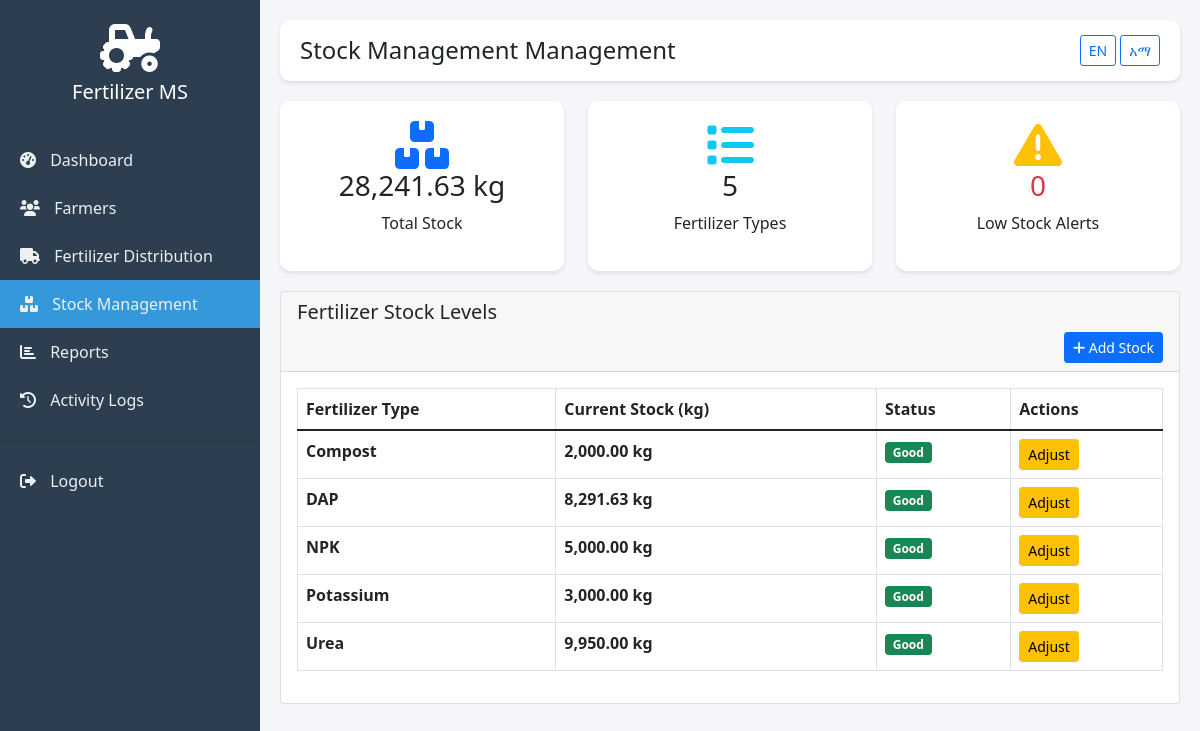
Page /admin/stock.php (signed in) on the earlier database version.
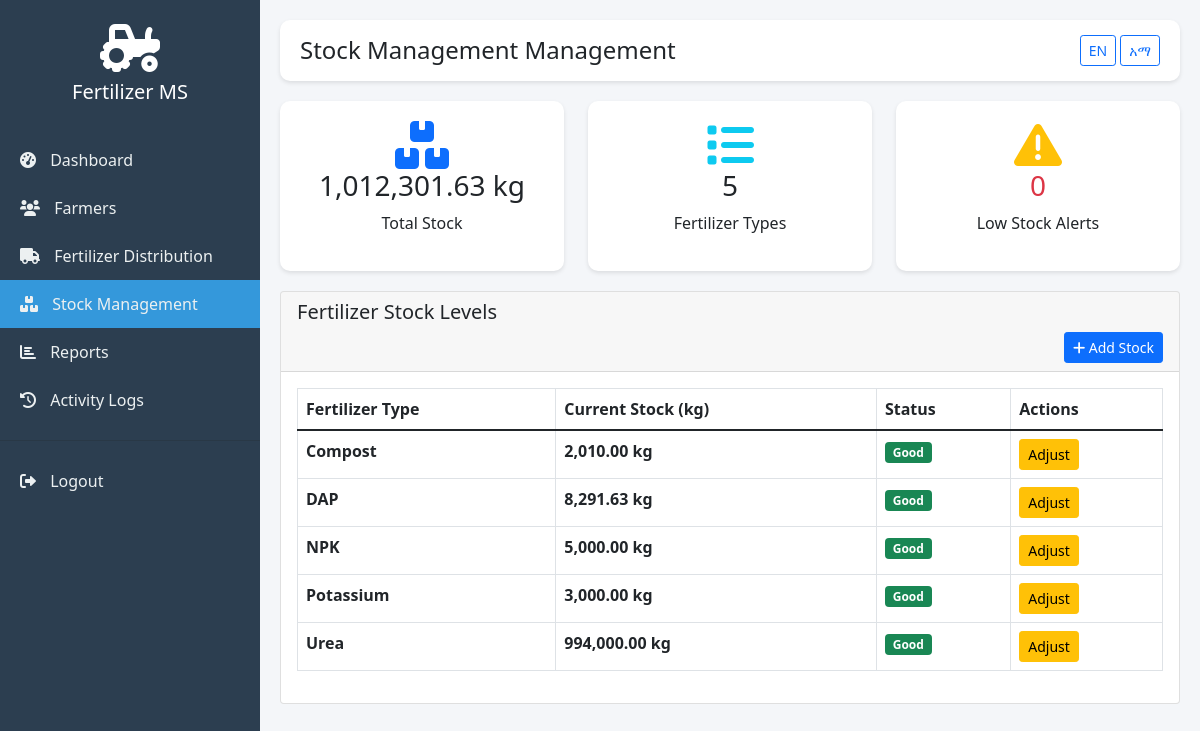
Same page on the later database version.
### tables this page shows
CREATE TABLE `stock` (
  `id` int(11) NOT NULL AUTO_INCREMENT,
  `fertilizer_type_id` int(11) NOT NULL,
  `quantity` decimal(10,2) NOT NULL DEFAULT 0.00,
  `last_updated` timestamp NOT NULL DEFAULT current_timestamp() ON UPDATE current_timestamp(),
  PRIMARY KEY (`id`),
  UNIQUE KEY `fertilizer_type_id` (`fertilizer_type_id`),
  CONSTRAINT `stock_ibfk_1` FOREIGN KEY (`fertilizer_type_id`) REFERENCES `fertilizer_types` (`id`) ON DELETE CASCADE
);

CREATE TABLE `fertilizer_types` (
  `id` int(11) NOT NULL AUTO_INCREMENT,
  `name` varchar(100) NOT NULL,
  `description` text DEFAULT NULL,
  `unit` varchar(20) DEFAULT 'kg',
  PRIMARY KEY (`id`)
);

### config/language.php (called while the page is built, shortened)
<?php
function getCurrentLanguage() {
    return $_SESSION['language'] ?? 'en';
}
?>

### config/database.php (called while the page is built, shortened)
<?php
function getConnection() {
    try {
        $conn = new mysqli(DB_HOST, DB_USER, DB_PASS, DB_NAME);
        $conn->set_charset("utf8mb4");
        return $conn;
    } catch (Exception $e) {
        die("Database connection error: " . $e->getMessage());
    }
}
function executeQuery($sql, $params = [], $types = "") {
    $conn = getConnection();
    $stmt = $conn->prepare($sql);
    $stmt->execute();
    $result = $stmt->get_result();
    return $result;
}
?>

### admin/stock.php (the view, shortened to what the changed rows need)
<?php
require_once '../config/database.php';
require_once '../config/language.php';
$stock_query = "
    SELECT s.*, ft.name, ft.description, ft.unit
    FROM stock s
    JOIN fertilizer_types ft ON s.fertilizer_type_id = ft.id
    ORDER BY ft.name";
$stock_items = executeQuery($stock_query);
$total_stock = 0;
$stock_items_data = [];
if ($stock_items) {
    while($item = $stock_items->fetch_assoc()) {
        $total_stock += $item['quantity'];
        $stock_items_data[] = $item;
    }
}
$stock_items = $stock_items_data;
?>
<!DOCTYPE html>
<html lang="<?php echo getCurrentLanguage(); ?>">
<head>
    <link href="https://cdn.jsdelivr.net/npm/bootstrap@5.1.3/dist/css/bootstrap.min.css" rel="stylesheet">
    <link rel="stylesheet" href="https://cdnjs.cloudflare.com/ajax/libs/font-awesome/6.0.0/css/all.min.css">
</head>
<body>
    <div class="main-content">
        <div class="row">
            <div class="col-md-4">
                <div class="stat-card text-center">
                    <i class="fas fa-boxes fa-3x text-primary"></i>
                    <h3><?php echo number_format($total_stock, 2); ?> kg</h3>
                    <p>Total Stock</p>
                </div>
            </div>
        </div>
        <div class="card">
            <div class="card-body">
                <div class="table-responsive">
                    <table class="table table-bordered">
                        <thead>
                            <tr>
                                <th>Fertilizer Type</th>
                                <th>Current Stock (kg)</th>
                                <th>Status</th>
                                <th>Actions</th>
                            </tr>
                        </thead>
                        <tbody>
                            <?php foreach($stock_items as $item):
                                $stock_class = '';
                                $status_text = 'Good';
                                $status_class = 'success';
                            ?>
                            <tr class="<?php echo $stock_class; ?>">
                                <td><strong><?php echo htmlspecialchars($item['name']); ?></strong></td>
                                <td><strong><?php echo number_format($item['quantity'], 2); ?> kg</strong></td>
                                <td><span class="badge bg-<?php echo $status_class; ?>"><?php echo $status_text; ?></span></td>
                                <td>
                                    <button class="btn btn-sm btn-warning" onclick="adjustStock(<?php echo $item['fertilizer_type_id']; ?>, '<?php echo addslashes($item['name']); ?>', <?php echo $item['quantity']; ?>)">
                                        Adjust
                                    </button>
                                 </tr>
                            <?php endforeach; ?>
                        </tbody>
                    </table>
                </div>
            </div>
        </div>
    </div>
</body>
</html>

Differences in the rows shown:
changed stock "Compost": quantity "2,000.00" → "2,010.00"
changed stock "Urea": quantity "9,950.00" → "994,000.00"
Other differences:
$total_stock: "28,241.63" → "1,012,301.63"
